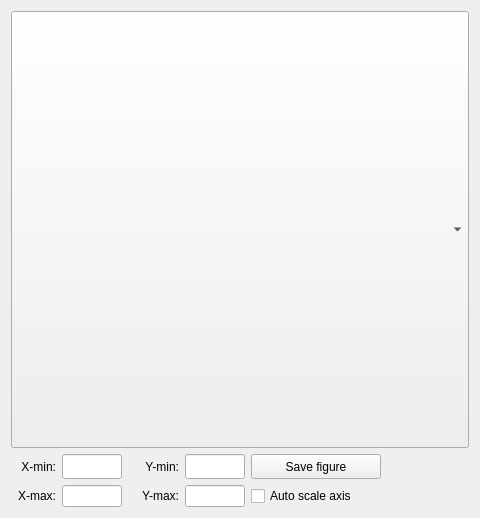
<?xml version="1.0" encoding="UTF-8"?>
<ui version="4.0">
 <class>subplot</class>
 <widget class="QWidget" name="subplot">
  <property name="geometry">
   <rect>
    <x>0</x>
    <y>0</y>
    <width>480</width>
    <height>518</height>
   </rect>
  </property>
  <property name="windowTitle">
   <string>Form</string>
  </property>
  <layout class="QVBoxLayout" name="verticalLayout">
   <item>
    <layout class="QVBoxLayout" name="plotLayout">
     <item>
      <layout class="QGridLayout" name="plotLayoutGrid">
       <item row="1" column="0">
        <layout class="QHBoxLayout" name="layout_xmin">
         <item>
          <widget class="QLabel" name="xminLabel">
           <property name="minimumSize">
            <size>
             <width>45</width>
             <height>0</height>
            </size>
           </property>
           <property name="text">
            <string>X-min:</string>
           </property>
           <property name="alignment">
            <set>Qt::AlignRight|Qt::AlignTrailing|Qt::AlignVCenter</set>
           </property>
          </widget>
         </item>
         <item>
          <widget class="QLineEdit" name="xminInput">
           <property name="minimumSize">
            <size>
             <width>60</width>
             <height>0</height>
            </size>
           </property>
           <property name="maximumSize">
            <size>
             <width>100</width>
             <height>1000</height>
            </size>
           </property>
          </widget>
         </item>
        </layout>
       </item>
       <item row="1" column="2">
        <layout class="QHBoxLayout" name="layout_ymin">
         <property name="sizeConstraint">
          <enum>QLayout::SetFixedSize</enum>
         </property>
         <item>
          <widget class="QLabel" name="yminLabel">
           <property name="minimumSize">
            <size>
             <width>45</width>
             <height>0</height>
            </size>
           </property>
           <property name="text">
            <string>Y-min:</string>
           </property>
           <property name="alignment">
            <set>Qt::AlignRight|Qt::AlignTrailing|Qt::AlignVCenter</set>
           </property>
          </widget>
         </item>
         <item>
          <widget class="QLineEdit" name="yminInput">
           <property name="minimumSize">
            <size>
             <width>60</width>
             <height>0</height>
            </size>
           </property>
           <property name="maximumSize">
            <size>
             <width>100</width>
             <height>1000</height>
            </size>
           </property>
          </widget>
         </item>
        </layout>
       </item>
       <item row="1" column="4">
        <spacer name="horizontalSpacer">
         <property name="orientation">
          <enum>Qt::Horizontal</enum>
         </property>
         <property name="sizeHint" stdset="0">
          <size>
           <width>10000</width>
           <height>20</height>
          </size>
         </property>
        </spacer>
       </item>
       <item row="2" column="0">
        <layout class="QHBoxLayout" name="layout_xmax">
         <item>
          <widget class="QLabel" name="xmaxLabel">
           <property name="minimumSize">
            <size>
             <width>45</width>
             <height>0</height>
            </size>
           </property>
           <property name="text">
            <string>X-max:</string>
           </property>
           <property name="alignment">
            <set>Qt::AlignRight|Qt::AlignTrailing|Qt::AlignVCenter</set>
           </property>
          </widget>
         </item>
         <item>
          <widget class="QLineEdit" name="xmaxInput">
           <property name="minimumSize">
            <size>
             <width>60</width>
             <height>0</height>
            </size>
           </property>
           <property name="maximumSize">
            <size>
             <width>100</width>
             <height>1000</height>
            </size>
           </property>
          </widget>
         </item>
        </layout>
       </item>
       <item row="2" column="2">
        <layout class="QHBoxLayout" name="layout_ymax">
         <item>
          <widget class="QLabel" name="ymaxLabel">
           <property name="minimumSize">
            <size>
             <width>45</width>
             <height>0</height>
            </size>
           </property>
           <property name="text">
            <string>Y-max:</string>
           </property>
           <property name="alignment">
            <set>Qt::AlignRight|Qt::AlignTrailing|Qt::AlignVCenter</set>
           </property>
          </widget>
         </item>
         <item>
          <widget class="QLineEdit" name="ymaxInput">
           <property name="minimumSize">
            <size>
             <width>60</width>
             <height>0</height>
            </size>
           </property>
           <property name="maximumSize">
            <size>
             <width>100</width>
             <height>1000</height>
            </size>
           </property>
          </widget>
         </item>
        </layout>
       </item>
       <item row="0" column="0" colspan="5">
        <widget class="QComboBox" name="plotvar">
         <property name="maximumSize">
          <size>
           <width>2000</width>
           <height>2000</height>
          </size>
         </property>
        </widget>
       </item>
       <item row="1" column="3">
        <widget class="QPushButton" name="saveButton">
         <property name="minimumSize">
          <size>
           <width>130</width>
           <height>25</height>
          </size>
         </property>
         <property name="text">
          <string>Save figure</string>
         </property>
        </widget>
       </item>
       <item row="2" column="3" colspan="2">
        <widget class="QCheckBox" name="autoscaleaxis">
         <property name="text">
          <string>Auto scale axis</string>
         </property>
        </widget>
       </item>
      </layout>
     </item>
    </layout>
   </item>
  </layout>
 </widget>
 <tabstops>
  <tabstop>xminInput</tabstop>
  <tabstop>xmaxInput</tabstop>
  <tabstop>yminInput</tabstop>
  <tabstop>ymaxInput</tabstop>
  <tabstop>saveButton</tabstop>
  <tabstop>autoscaleaxis</tabstop>
  <tabstop>plotvar</tabstop>
 </tabstops>
 <resources/>
 <connections/>
</ui>
